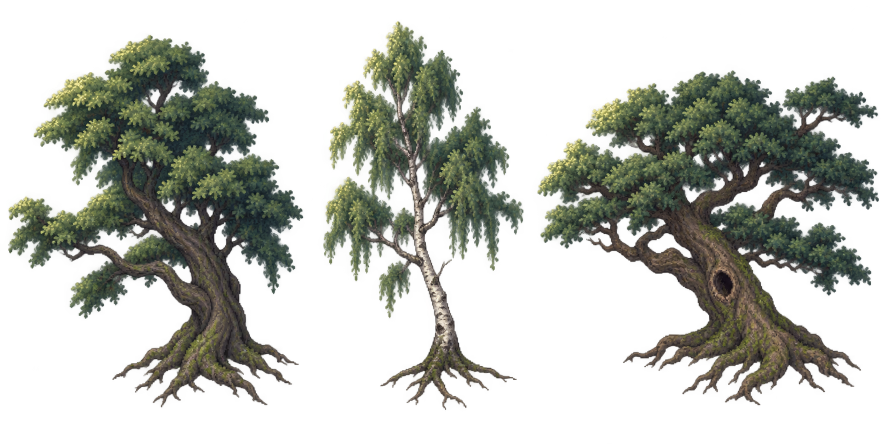
#> input picture game/art/source/trees-concept.png, 1774 x 887 px (shown at 1/2 size)
$ python tools_author_grove.py
#> lines starting #> are read from the running program, lines starting #| are printed output that depends on the picture
### game/tools_author_workshop.py
"""Whisper workshop: AI-assisted concept -> fixed-grid sprite reauthoring.

The source sheet is CONCEPT ONLY. Runtime assets are transparent, fixed 2x lattice,
32-color sprites. Connected background removal, per-object cropping/composition,
limited palette, cluster cleanup and explicitly placed pixel corrections are applied.
No concept image is loaded by Godot. Use --out DIR for safe reproducibility checks.
"""
from pathlib import Path
from collections import deque
import argparse
from PIL import Image, ImageDraw

ROOT = Path(__file__).resolve().parent
PALETTE = [
    '#24232e', '#303440', '#454553', '#5b5865', '#797582', '#aaa4a1',
    '#332a2c', '#4d3530', '#624438', '#80583f', '#9f7451', '#c29766',
    '#dab988', '#f0d8a4', '#f7ead0', '#aaa68b', '#cbc5a6',
    '#3f4840', '#536647', '#71804f', '#9aa769', '#bbc47d',
    '#233e46', '#325b65', '#47818a', '#70a6aa', '#a1cbca', '#d0e7d7',
    '#354859', '#506879', '#7893a1', '#a7bdc0',
]
COLORS = [tuple(bytes.fromhex(c[1:])) for c in PALETTE]
TRANSPARENT = (0,0,0,0)
SPECS = {
    'home_maker_inputs.png': ((17,28,461,754), (80,80), (41,69), (40,73)),
    'home_maker_build.png': ((927,95,1574,740), (96,80), (69,68), (48,74)),
    'home_maker_whisper.png': ((1603,21,1959,707), (80,96), (43,81), (40,90)),
    'cauldron.png': ((506,189,905,688), (64,64), (43,53), (32,60)),
}

# [19 lines left out: function remove_backdrop, not called in this run]

def nearest_palette(rgb):
    # Weighted distance favours value/hue families; no dithering / false fine detail.
    return min(COLORS, key=lambda c: 2*(c[0]-rgb[0])**2 + 3*(c[1]-rgb[1])**2 + (c[2]-rgb[2])**2)

def simplify_clusters(im):
    src = im.copy()
    p, old = im.load(), src.load()
    for y in range(1,im.height-1):
        for x in range(1,im.width-1):
            c = old[x,y]
            if c[3] == 0: continue
            n = [old[x-1,y],old[x+1,y],old[x,y-1],old[x,y+1]]
            # Preserve contour highlights; suppress isolated interior quantization grain.
            if all(v[3] for v in n) and all(v != c for v in n):
                match = max(n,key=n.count)
                if n.count(match)>=3: p[x,y]=match
    return im

# [45 lines left out: function retouch, not called in this run]

def clean_detached_pixels(im):
    """Remove tiny disconnected opaque remnants; no intended particles in these props."""
    seen=set()
    for y in range(im.height):
        for x in range(im.width):
            if (x,y) in seen or im.getpixel((x,y))[3]==0: continue
            q=deque([(x,y)]); component=[]
            while q:
                a,b=q.popleft()
                if (a,b) in seen or not (0<=a<im.width and 0<=b<im.height): continue
                seen.add((a,b))
                if im.getpixel((a,b))[3]==0: continue
                component.append((a,b))
                q.extend((a+dx,b+dy) for dx,dy in [(-1,0),(1,0),(0,-1),(0,1)])
            if len(component)<=3:
                for point in component: im.putpixel(point,TRANSPARENT)
    return im

# [47 lines left out: functions contact_shadow, sprite, main, not called in this run]

# [1 lines that do not run on import are left out]

### game/tools_author_grove.py
"""First-region tree silhouettes and quiet grass, preserving runtime IDs and offsets.
Tree concept is kept only as source; runtime uses binary-alpha 2px clusters and
24-color material palette. Grass is directly pixel-authored, no noise/gradients.
"""
from pathlib import Path
from PIL import Image, ImageDraw
from tools_author_workshop import clean_detached_pixels, simplify_clusters

ROOT=Path(__file__).resolve().parent
HEX=['#202d30','#293e3a','#355145','#46624b','#597655','#6d885c','#8a9b68','#a7ac79','#c2bd8b',
     '#303137','#40403c','#545047','#6c6351','#87775e','#a28e6b','#c1aa80',
     '#686c64','#909184','#b6b6a0','#d6d2b6','#425e52','#607863','#7b9472','#a1ab87']
PAL=[tuple(bytes.fromhex(h[1:]))+(255,) for h in HEX]
SPECS=[('tree_a.png',(0,35,623,840),(226,232),110,113),
       ('tree_b.png',(623,20,1060,844),(191,244),116,119),
       ('tree_c.png',(1060,100,1774,840),(214,222),103,108),
       ('young_tree.png',(0,35,623,840),(126,150),58,66)]

def tree(source,spec):
    name,box,size,height,baseline=spec
    crop=source.crop(box).convert('RGBA')
    bounds=crop.getbbox()
    if bounds is None: raise ValueError('empty tree '+name)
    crop=crop.crop(bounds)
    maxw=size[0]//2-6
    scale=min(maxw/crop.width,height/crop.height)
    w,h=round(crop.width*scale),round(crop.height*scale)
    small=crop.resize((w,h),Image.Resampling.BOX)
    fixed=Image.new('RGBA',(w,h))
    for y in range(h):
        for x in range(w):
            r,g,b,a=small.getpixel((x,y))
            if a>=170:
                c=min(PAL,key=lambda c:2*(c[0]-r)**2+3*(c[1]-g)**2+(c[2]-b)**2)
                fixed.putpixel((x,y),c)
    # Keep coherent leaf masses; preserve large notches instead of filling silhouette gaps.
    fixed=simplify_clusters(simplify_clusters(fixed))
    fixed=clean_detached_pixels(fixed)
    # Root median is the anchor, NOT the asymmetric canopy bounding-box centre.
    root_x=[]
    for y in range(max(0,h-8),h):
        root_x.extend(x for x in range(w) if fixed.getpixel((x,y))[3])
    root_x.sort()
    anchor=root_x[len(root_x)//2] if root_x else w//2
    logical=Image.new('RGBA',((size[0]+1)//2,size[1]//2))
    offsetx=logical.width//2-anchor
    offsetx=max(2,min(offsetx,logical.width-w-2))
    logical.alpha_composite(fixed,(offsetx,baseline-h))
    # Baked sparse roots/contact follow a 2:1 footprint at the existing trunk collision origin.
    # The artwork is not permitted to move the collision or gather cell.
    d=ImageDraw.Draw(logical)
    cx=logical.width//2
    d.line([(cx-8,baseline-2),(cx-3,baseline-4),(cx+4,baseline-3),(cx+8,baseline-1)],fill=PAL[11])
    d.line([(cx-2,baseline-6),(cx,baseline-3),(cx+4,baseline-2)],fill=PAL[14])
    out=logical.resize((logical.width*2,logical.height*2),Image.Resampling.NEAREST)
    return out.crop((0,0,size[0],size[1]))


def grass(variant):
    base=(102,120,91,255);shade=(96,113,85,255);light=(113,130,98,255)
    im=Image.new('RGBA',(64,32),base);d=ImageDraw.Draw(im)
    # Only authored clusters, with continuous base at every diamond boundary.
    for pts in [[(15,13),(21,9),(27,10),(30,13),(24,16),(17,16)],[(33,20),(39,16),(47,18),(44,22),(37,24)]]:
        d.polygon(pts,fill=shade)
    for x,y in [(25,13),(37,18),(31,22)]:
        d.line([(x-3,y),(x,y-2),(x+2,y)],fill=light)
    if variant:
        if variant==2:
            for x,y in [(23,13),(38,18)]:
                d.polygon([(x-2,y),(x-1,y-2),(x+1,y-2),(x+2,y),(x,y+1)],fill=(126,140,99,255))
                d.point((x,y),fill=shade)
        else:
            places=[(24,13),(38,19)] if variant==1 else [(22,13),(34,19),(42,17)]
            for x,y in places:
                d.line([(x,y),(x-1,y+2)],fill=(76,98,76,255))
                d.line([(x-1,y-1),(x+1,y-1)],fill=(173,166,153,255) if variant==1 else (180,153,156,255))
                d.point((x,y-2),fill=(202,190,162,255))
    out=im.resize((128,64),Image.Resampling.NEAREST)
    for y in range(64):
        for x in range(128):
            if abs(x-63.5)/64+abs(y-31.5)/32>1+1e-6:out.putpixel((x,y),(0,0,0,0))
    return out


def water_frame(deep,phase):
    # Variant IDs remain distinct, but contiguous water is not a checkerboard.
    base=(65,96,104,255)
    shade=(60,91,99,255)
    light=(80,111,117,255)
    im=Image.new('RGBA',(64,32),base);d=ImageDraw.Draw(im)
    crests=[(21,14,12),(32,21,8)] if deep else [(18,12,13),(34,20,12),(35,11,5)]
    for x,y,length in crests:
        shift=phase*2
        d.line([(x+shift,y),(x+length//2+shift,y),(x+length//2+shift+2,y-1),(x+length+shift,y-1)],fill=light)
        d.line([(x+1+shift,y+2),(x+length-2+shift,y+2)],fill=shade)
    out=im.resize((128,64),Image.Resampling.NEAREST)
    for y in range(64):
        for x in range(128):
            distance=abs(x-63.5)/64+abs(y-31.5)/32
            if distance>.70: out.putpixel((x,y),base)
            if distance>1+1e-6:out.putpixel((x,y),(0,0,0,0))
    return out

def main():
    source=Image.open(ROOT/'art/source/trees-concept.png')
#> source is the input picture: PIL image 1774x887 RGBA; mean R, G, B, A 32.4, 35.2, 26.2, 86.6
    for spec in SPECS:
        im=tree(source,spec);im.save(ROOT/'assets/objects'/spec[0])
        print('AUTHORED',spec[0],im.size,im.getbbox(),'colors',len(im.getcolors(im.width*im.height) or []))
#> this loop made 4 passes
#> bounds in tree on passes 1 to 4: (0, 0, 623, 804), (0, 1, 437, 815), (1, 12, 702, 737), (0, 0, 623, 804)
#| AUTHORED tree_a.png (226, 232) (10, 16, 168, 226) colors 21
#| AUTHORED tree_b.png (191, 244) (32, 12, 142, 238) colors 24
#| AUTHORED tree_c.png (214, 222) (10, 20, 202, 216) colors 20
#| AUTHORED young_tree.png (126, 150) (8, 22, 90, 132) colors 18
#> pass 1, in tree, `crop=source.crop(box).convert('RGBA')`:
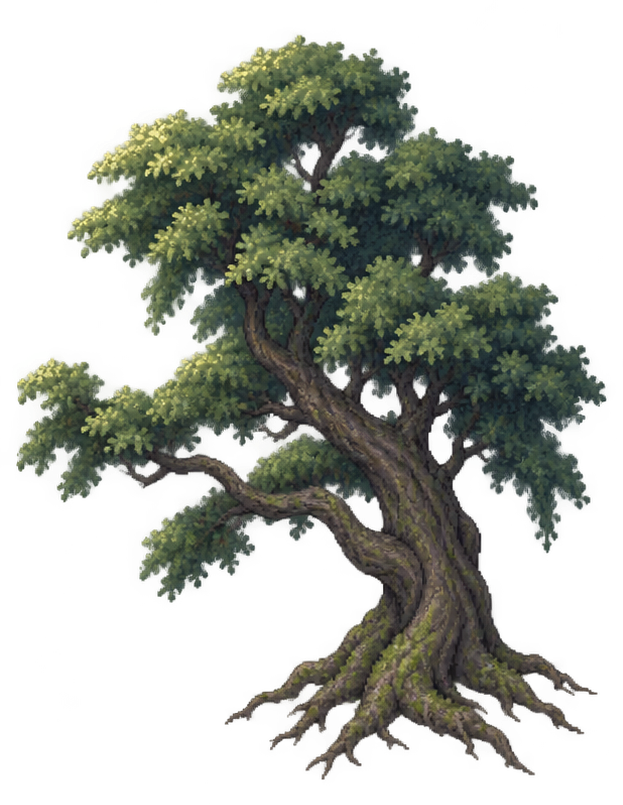
#> crop: PIL image 623x805 RGBA; mean R, G, B, A 35.1, 39, 29.2, 103.2; transparent parts drawn white
#> pass 1, in tree, `small=crop.resize((w,h),Image.Resampling.BOX)`:
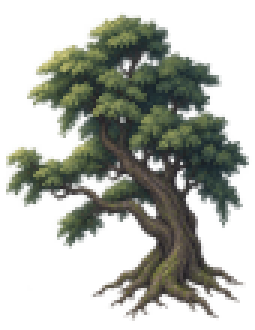
#> small: PIL image 85x110 RGBA (shown 3 times larger); mean R, G, B, A 35.7, 39.6, 29.8, 103.4; transparent parts drawn white
#> after the loop:
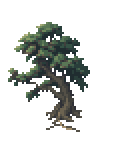
#> im: PIL image 126x150 RGBA; mean R, G, B, A 14.1, 16.6, 14.3, 55; transparent parts drawn white
    for i,name in enumerate(['t2a_grass.png','t2b_grass_flowers.png','t2c_grass_clover.png','t2d_flower_grass.png']):
        grass(i).save(ROOT/'assets/tiles'/name)
        print('AUTHORED',name,'128x64 continuous edge')
#> this loop made 4 passes
#> pass 1, in grass, `im = Image.new('RGBA', (64, 32), base)`:
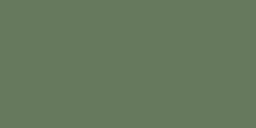
#> im: PIL image 64x32 RGBA (shown 4 times larger); mean R, G, B, A 102, 120, 91, 255
#> pass 1, in main, `grass(i).save(ROOT/'assets/tiles'/name)`:
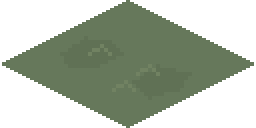
#> saved as t2a_grass.png: PIL image 128x64 RGBA (shown 2 times larger); mean R, G, B, A 50.7, 59.6, 45.1, 127.5; transparent parts drawn white
    for deep,name,static in [(False,'t5a_water_anim.png','t5a_water.png'),(True,'t5b_water2_anim.png','t5b_water2.png')]:
        atlas=Image.new('RGBA',(256,64))
        for phase in range(2):atlas.alpha_composite(water_frame(deep,phase),(phase*128,0))
        atlas.save(ROOT/'assets/tiles'/name)
        water_frame(deep,0).save(ROOT/'assets/tiles'/static)
        print('AUTHORED',name,'256x64 two frames, seamless boundary')
#> this loop made 2 passes
#> pass 1, in water_frame, `im = Image.new('RGBA', (64, 32), base)`:
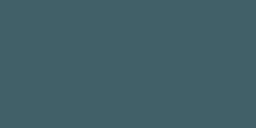
#> im: PIL image 64x32 RGBA (shown 4 times larger); mean R, G, B, A 65, 96, 104, 255
#> after the loop:
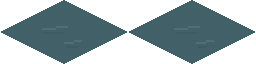
#> atlas: PIL image 256x64 RGBA; mean R, G, B, A 32.6, 48.1, 52.1, 127.5; transparent parts drawn white

if __name__=='__main__':main()
